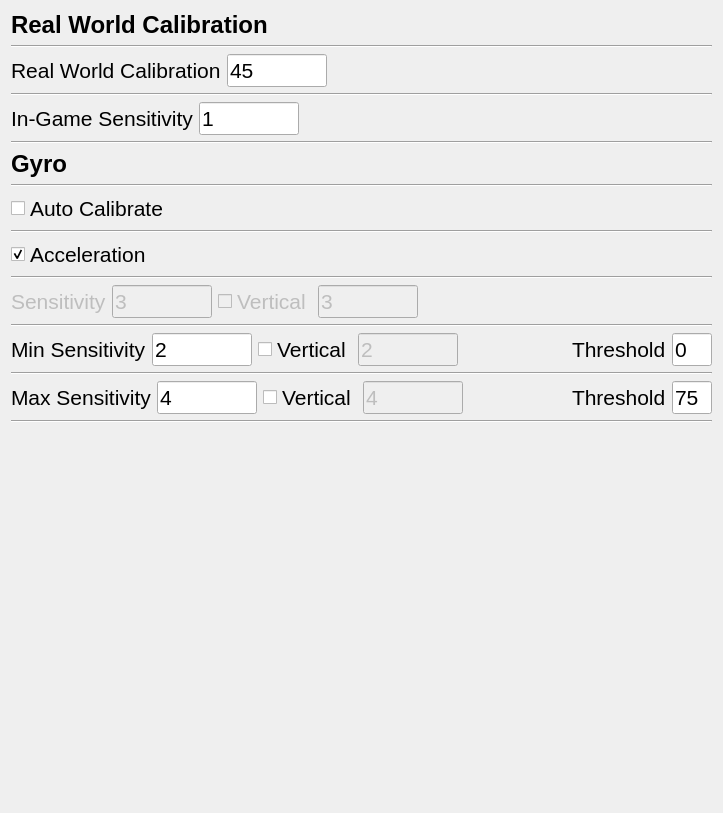
                <widget class="QWidget" name="scrollAreaWidgetContents_6">
                 <property name="geometry">
                  <rect>
                   <x>0</x>
                   <y>0</y>
                   <width>723</width>
                   <height>813</height>
                  </rect>
                 </property>
                 <layout class="QVBoxLayout" name="verticalLayout_17">
                  <item>
                   <widget class="QLabel" name="label_74">
                    <property name="font">
                     <font>
                      <pointsize>18</pointsize>
                      <weight>75</weight>
                      <bold>true</bold>
                     </font>
                    </property>
                    <property name="text">
                     <string>Real World Calibration</string>
                    </property>
                   </widget>
                  </item>
                  <item>
                   <widget class="Line" name="line_53">
                    <property name="orientation">
                     <enum>Qt::Horizontal</enum>
                    </property>
                   </widget>
                  </item>
                  <item>
                   <layout class="QHBoxLayout" name="horizontalLayout_52">
                    <item>
                     <widget class="QLabel" name="label_75">
                      <property name="font">
                       <font>
                        <pointsize>16</pointsize>
                       </font>
                      </property>
                      <property name="toolTip">
                       <string>&lt;html&gt;&lt;head/&gt;&lt;body&gt;&lt;p&gt;&lt;span style=&quot; font-family:'-apple-system,BlinkMacSystemFont,Segoe UI,Helvetica,Arial,sans-serif,Apple Color Emoji,Segoe UI Emoji'; font-size:16px; color:#24292f; background-color:#ffffff;&quot;&gt;Set this to the value you calculate in JSM&lt;/span&gt;&lt;/p&gt;&lt;/body&gt;&lt;/html&gt;</string>
                      </property>
                      <property name="text">
                       <string>Real World Calibration</string>
                      </property>
                     </widget>
                    </item>
                    <item>
                     <widget class="QLineEdit" name="leRWC">
                      <property name="enabled">
                       <bool>true</bool>
                      </property>
                      <property name="maximumSize">
                       <size>
                        <width>100</width>
                        <height>16777215</height>
                       </size>
                      </property>
                      <property name="font">
                       <font>
                        <pointsize>16</pointsize>
                       </font>
                      </property>
                      <property name="toolTip">
                       <string>&lt;html&gt;&lt;head/&gt;&lt;body&gt;&lt;p&gt;&lt;br/&gt;&lt;/p&gt;&lt;/body&gt;&lt;/html&gt;</string>
                      </property>
                      <property name="text">
                       <string>45</string>
                      </property>
                     </widget>
                    </item>
                    <item>
                     <spacer name="horizontalSpacer_51">
                      <property name="orientation">
                       <enum>Qt::Horizontal</enum>
                      </property>
                      <property name="sizeHint" stdset="0">
                       <size>
                        <width>40</width>
                        <height>20</height>
                       </size>
                      </property>
                     </spacer>
                    </item>
                   </layout>
                  </item>
                  <item>
                   <widget class="Line" name="line_57">
                    <property name="orientation">
                     <enum>Qt::Horizontal</enum>
                    </property>
                   </widget>
                  </item>
                  <item>
                   <layout class="QHBoxLayout" name="horizontalLayout_53">
                    <item>
                     <widget class="QLabel" name="label_76">
                      <property name="font">
                       <font>
                        <pointsize>16</pointsize>
                       </font>
                      </property>
                      <property name="toolTip">
                       <string>&lt;html&gt;&lt;head/&gt;&lt;body&gt;&lt;p&gt;&lt;span style=&quot; font-family:'-apple-system,BlinkMacSystemFont,Segoe UI,Helvetica,Arial,sans-serif,Apple Color Emoji,Segoe UI Emoji'; font-size:16px; color:#24292f; background-color:#ffffff;&quot;&gt;Set this to your in-game sensitivity&lt;/span&gt;&lt;/p&gt;&lt;/body&gt;&lt;/html&gt;</string>
                      </property>
                      <property name="text">
                       <string>In-Game Sensitivity</string>
                      </property>
                     </widget>
                    </item>
                    <item>
                     <widget class="QLineEdit" name="leSens">
                      <property name="enabled">
                       <bool>true</bool>
                      </property>
                      <property name="maximumSize">
                       <size>
                        <width>100</width>
                        <height>16777215</height>
                       </size>
                      </property>
                      <property name="font">
                       <font>
                        <pointsize>16</pointsize>
                       </font>
                      </property>
                      <property name="toolTip">
                       <string>&lt;html&gt;&lt;head/&gt;&lt;body&gt;&lt;p&gt;&lt;br/&gt;&lt;/p&gt;&lt;/body&gt;&lt;/html&gt;</string>
                      </property>
                      <property name="text">
                       <string>1</string>
                      </property>
                     </widget>
                    </item>
                    <item>
                     <spacer name="horizontalSpacer_52">
                      <property name="orientation">
                       <enum>Qt::Horizontal</enum>
                      </property>
                      <property name="sizeHint" stdset="0">
                       <size>
                        <width>40</width>
                        <height>20</height>
                       </size>
                      </property>
                     </spacer>
                    </item>
                   </layout>
                  </item>
                  <item>
                   <widget class="Line" name="line_56">
                    <property name="orientation">
                     <enum>Qt::Horizontal</enum>
                    </property>
                   </widget>
                  </item>
                  <item>
                   <widget class="QLabel" name="label_65">
                    <property name="font">
                     <font>
                      <pointsize>18</pointsize>
                      <weight>75</weight>
                      <bold>true</bold>
                     </font>
                    </property>
                    <property name="text">
                     <string>Gyro</string>
                    </property>
                   </widget>
                  </item>
                  <item>
                   <widget class="Line" name="line_45">
                    <property name="orientation">
                     <enum>Qt::Horizontal</enum>
                    </property>
                   </widget>
                  </item>
                  <item>
                   <layout class="QHBoxLayout" name="horizontalLayout_46">
                    <item>
                     <widget class="QCheckBox" name="chAutoCalibrate">
                      <property name="font">
                       <font>
                        <pointsize>16</pointsize>
                       </font>
                      </property>
                      <property name="toolTip">
                       <string>&lt;html&gt;&lt;head/&gt;&lt;body&gt;&lt;p&gt;&lt;span style=&quot; font-family:'-apple-system,BlinkMacSystemFont,Segoe UI,Helvetica,Arial,sans-serif,Apple Color Emoji,Segoe UI Emoji'; font-size:16px; color:#24292f; background-color:#ffffff;&quot;&gt;AUTO_CALIBRATE_GYRO&lt;/span&gt;&lt;/p&gt;&lt;/body&gt;&lt;/html&gt;</string>
                      </property>
                      <property name="text">
                       <string>Auto Calibrate</string>
                      </property>
                     </widget>
                    </item>
                    <item>
                     <spacer name="horizontalSpacer_45">
                      <property name="orientation">
                       <enum>Qt::Horizontal</enum>
                      </property>
                      <property name="sizeHint" stdset="0">
                       <size>
                        <width>40</width>
                        <height>20</height>
                       </size>
                      </property>
                     </spacer>
                    </item>
                   </layout>
                  </item>
                  <item>
                   <widget class="Line" name="line_50">
                    <property name="orientation">
                     <enum>Qt::Horizontal</enum>
                    </property>
                   </widget>
                  </item>
                  <item>
                   <layout class="QHBoxLayout" name="horizontalLayout_47">
                    <item>
                     <widget class="QCheckBox" name="chAccel">
                      <property name="font">
                       <font>
                        <pointsize>16</pointsize>
                       </font>
                      </property>
                      <property name="text">
                       <string>Acceleration</string>
                      </property>
                      <property name="checked">
                       <bool>true</bool>
                      </property>
                     </widget>
                    </item>
                    <item>
                     <spacer name="horizontalSpacer_46">
                      <property name="orientation">
                       <enum>Qt::Horizontal</enum>
                      </property>
                      <property name="sizeHint" stdset="0">
                       <size>
                        <width>40</width>
                        <height>20</height>
                       </size>
                      </property>
                     </spacer>
                    </item>
                   </layout>
                  </item>
                  <item>
                   <widget class="Line" name="line_51">
                    <property name="orientation">
                     <enum>Qt::Horizontal</enum>
                    </property>
                   </widget>
                  </item>
                  <item>
                   <layout class="QHBoxLayout" name="horizontalLayout_48">
                    <item>
                     <widget class="QLabel" name="lGyroSens">
                      <property name="enabled">
                       <bool>false</bool>
                      </property>
                      <property name="font">
                       <font>
                        <pointsize>16</pointsize>
                       </font>
                      </property>
                      <property name="toolTip">
                       <string>&lt;html&gt;&lt;head/&gt;&lt;body&gt;&lt;p&gt;A sensitivity of 3 would mean three 360° turns per a 360° turn of the controller&lt;/p&gt;&lt;/body&gt;&lt;/html&gt;</string>
                      </property>
                      <property name="text">
                       <string>Sensitivity</string>
                      </property>
                     </widget>
                    </item>
                    <item>
                     <widget class="QLineEdit" name="leGyroSens">
                      <property name="enabled">
                       <bool>false</bool>
                      </property>
                      <property name="maximumSize">
                       <size>
                        <width>100</width>
                        <height>16777215</height>
                       </size>
                      </property>
                      <property name="font">
                       <font>
                        <pointsize>16</pointsize>
                       </font>
                      </property>
                      <property name="toolTip">
                       <string>&lt;html&gt;&lt;head/&gt;&lt;body&gt;&lt;p&gt;360° camera turns per 360° controller turn&lt;/p&gt;&lt;/body&gt;&lt;/html&gt;</string>
                      </property>
                      <property name="text">
                       <string>3</string>
                      </property>
                     </widget>
                    </item>
                    <item>
                     <widget class="QCheckBox" name="chVSens">
                      <property name="enabled">
                       <bool>false</bool>
                      </property>
                      <property name="font">
                       <font>
                        <pointsize>16</pointsize>
                       </font>
                      </property>
                      <property name="toolTip">
                       <string>&lt;html&gt;&lt;head/&gt;&lt;body&gt;&lt;p&gt;Vertical sensitivity&lt;/p&gt;&lt;/body&gt;&lt;/html&gt;</string>
                      </property>
                      <property name="text">
                       <string>Vertical</string>
                      </property>
                      <property name="checked">
                       <bool>false</bool>
                      </property>
                     </widget>
                    </item>
                    <item>
                     <widget class="QLineEdit" name="leVSens">
                      <property name="enabled">
                       <bool>false</bool>
                      </property>
                      <property name="maximumSize">
                       <size>
                        <width>100</width>
                        <height>16777215</height>
                       </size>
                      </property>
                      <property name="font">
                       <font>
                        <pointsize>16</pointsize>
                       </font>
                      </property>
                      <property name="toolTip">
                       <string>&lt;html&gt;&lt;head/&gt;&lt;body&gt;&lt;p&gt;360° camera turns per 360° controller turn&lt;/p&gt;&lt;/body&gt;&lt;/html&gt;</string>
                      </property>
                      <property name="text">
                       <string>3</string>
                      </property>
                     </widget>
                    </item>
                    <item>
                     <spacer name="horizontalSpacer_47">
                      <property name="orientation">
                       <enum>Qt::Horizontal</enum>
                      </property>
                      <property name="sizeHint" stdset="0">
                       <size>
                        <width>40</width>
                        <height>20</height>
                       </size>
                      </property>
                     </spacer>
                    </item>
                   </layout>
                  </item>
                  <item>
                   <widget class="Line" name="line_52">
                    <property name="orientation">
                     <enum>Qt::Horizontal</enum>
                    </property>
                   </widget>
                  </item>
                  <item>
                   <layout class="QHBoxLayout" name="horizontalLayout_54">
                    <item>
                     <widget class="QLabel" name="lMinSens">
                      <property name="font">
                       <font>
                        <pointsize>16</pointsize>
                       </font>
                      </property>
                      <property name="toolTip">
                       <string>&lt;html&gt;&lt;head/&gt;&lt;body&gt;&lt;p&gt;A sensitivity of 2 would mean two 360° turns per a 360° turn of the controller&lt;/p&gt;&lt;/body&gt;&lt;/html&gt;</string>
                      </property>
                      <property name="text">
                       <string>Min Sensitivity</string>
                      </property>
                     </widget>
                    </item>
                    <item>
                     <widget class="QLineEdit" name="leMinGyroSens">
                      <property name="enabled">
                       <bool>true</bool>
                      </property>
                      <property name="maximumSize">
                       <size>
                        <width>100</width>
                        <height>16777215</height>
                       </size>
                      </property>
                      <property name="font">
                       <font>
                        <pointsize>16</pointsize>
                       </font>
                      </property>
                      <property name="toolTip">
                       <string>&lt;html&gt;&lt;head/&gt;&lt;body&gt;&lt;p&gt;360° camera turns per 360° controller turn&lt;/p&gt;&lt;/body&gt;&lt;/html&gt;</string>
                      </property>
                      <property name="text">
                       <string>2</string>
                      </property>
                     </widget>
                    </item>
                    <item>
                     <widget class="QCheckBox" name="chMinVSens">
                      <property name="enabled">
                       <bool>true</bool>
                      </property>
                      <property name="font">
                       <font>
                        <pointsize>16</pointsize>
                       </font>
                      </property>
                      <property name="toolTip">
                       <string>&lt;html&gt;&lt;head/&gt;&lt;body&gt;&lt;p&gt;Vertical sensitivity&lt;/p&gt;&lt;/body&gt;&lt;/html&gt;</string>
                      </property>
                      <property name="text">
                       <string>Vertical</string>
                      </property>
                      <property name="checked">
                       <bool>false</bool>
                      </property>
                     </widget>
                    </item>
                    <item>
                     <widget class="QLineEdit" name="leMinVSens">
                      <property name="enabled">
                       <bool>false</bool>
                      </property>
                      <property name="maximumSize">
                       <size>
                        <width>100</width>
                        <height>16777215</height>
                       </size>
                      </property>
                      <property name="font">
                       <font>
                        <pointsize>16</pointsize>
                       </font>
                      </property>
                      <property name="toolTip">
                       <string>&lt;html&gt;&lt;head/&gt;&lt;body&gt;&lt;p&gt;360° camera turns per 360° controller turn&lt;/p&gt;&lt;/body&gt;&lt;/html&gt;</string>
                      </property>
                      <property name="text">
                       <string>2</string>
                      </property>
                     </widget>
                    </item>
                    <item>
                     <spacer name="horizontalSpacer_53">
                      <property name="orientation">
                       <enum>Qt::Horizontal</enum>
                      </property>
                      <property name="sizeHint" stdset="0">
                       <size>
                        <width>40</width>
                        <height>20</height>
                       </size>
                      </property>
                     </spacer>
                    </item>
                    <item>
                     <widget class="QLabel" name="lMinThreshold">
                      <property name="font">
                       <font>
                        <pointsize>16</pointsize>
                       </font>
                      </property>
                      <property name="toolTip">
                       <string>&lt;html&gt;&lt;head/&gt;&lt;body&gt;&lt;p&gt;Speeds below this threshold use min sensitivity, speeds above this threshold are linearly interpolated between min and max sens&lt;/p&gt;&lt;/body&gt;&lt;/html&gt;</string>
                      </property>
                      <property name="text">
                       <string>Threshold</string>
                      </property>
                     </widget>
                    </item>
                    <item>
                     <widget class="QLineEdit" name="leMinThreshold">
                      <property name="enabled">
                       <bool>true</bool>
                      </property>
                      <property name="maximumSize">
                       <size>
                        <width>40</width>
                        <height>16777215</height>
                       </size>
                      </property>
                      <property name="font">
                       <font>
                        <pointsize>16</pointsize>
                       </font>
                      </property>
                      <property name="toolTip">
                       <string>&lt;html&gt;&lt;head/&gt;&lt;body&gt;&lt;p&gt;Degrees per second&lt;/p&gt;&lt;/body&gt;&lt;/html&gt;</string>
                      </property>
                      <property name="text">
                       <string>0</string>
                      </property>
                     </widget>
                    </item>
                   </layout>
                  </item>
                  <item>
                   <widget class="Line" name="line_54">
                    <property name="orientation">
                     <enum>Qt::Horizontal</enum>
                    </property>
                   </widget>
                  </item>
                  <item>
                   <layout class="QHBoxLayout" name="horizontalLayout_57">
                    <item>
                     <widget class="QLabel" name="lMaxSens">
                      <property name="font">
                       <font>
                        <pointsize>16</pointsize>
                       </font>
                      </property>
                      <property name="toolTip">
                       <string>&lt;html&gt;&lt;head/&gt;&lt;body&gt;&lt;p&gt;A sensitivity of 4 would mean four 360° turns per a 360° turn of the controller&lt;/p&gt;&lt;/body&gt;&lt;/html&gt;</string>
                      </property>
                      <property name="text">
                       <string>Max Sensitivity</string>
                      </property>
                     </widget>
                    </item>
                    <item>
                     <widget class="QLineEdit" name="leMaxGyroSens">
                      <property name="enabled">
                       <bool>true</bool>
                      </property>
                      <property name="maximumSize">
                       <size>
                        <width>100</width>
                        <height>16777215</height>
                       </size>
                      </property>
                      <property name="font">
                       <font>
                        <pointsize>16</pointsize>
                       </font>
                      </property>
                      <property name="toolTip">
                       <string>&lt;html&gt;&lt;head/&gt;&lt;body&gt;&lt;p&gt;360° camera turns per 360° controller turn&lt;/p&gt;&lt;/body&gt;&lt;/html&gt;</string>
                      </property>
                      <property name="text">
                       <string>4</string>
                      </property>
                     </widget>
                    </item>
                    <item>
                     <widget class="QCheckBox" name="chMaxVSens">
                      <property name="enabled">
                       <bool>true</bool>
                      </property>
                      <property name="font">
                       <font>
                        <pointsize>16</pointsize>
                       </font>
                      </property>
                      <property name="toolTip">
                       <string>&lt;html&gt;&lt;head/&gt;&lt;body&gt;&lt;p&gt;Vertical sensitivity&lt;/p&gt;&lt;/body&gt;&lt;/html&gt;</string>
                      </property>
                      <property name="text">
                       <string>Vertical</string>
                      </property>
                      <property name="checked">
                       <bool>false</bool>
                      </property>
                     </widget>
                    </item>
                    <item>
                     <widget class="QLineEdit" name="leMaxVSens">
                      <property name="enabled">
                       <bool>false</bool>
                      </property>
                      <property name="maximumSize">
                       <size>
                        <width>100</width>
                        <height>16777215</height>
                       </size>
                      </property>
                      <property name="font">
                       <font>
                        <pointsize>16</pointsize>
                       </font>
                      </property>
                      <property name="toolTip">
                       <string>&lt;html&gt;&lt;head/&gt;&lt;body&gt;&lt;p&gt;360° camera turns per 360° controller turn&lt;/p&gt;&lt;/body&gt;&lt;/html&gt;</string>
                      </property>
                      <property name="text">
                       <string>4</string>
                      </property>
                     </widget>
                    </item>
                    <item>
                     <spacer name="horizontalSpacer_56">
                      <property name="orientation">
                       <enum>Qt::Horizontal</enum>
                      </property>
                      <property name="sizeHint" stdset="0">
                       <size>
                        <width>40</width>
                        <height>20</height>
                       </size>
                      </property>
                     </spacer>
                    </item>
                    <item>
                     <widget class="QLabel" name="lMaxThreshold">
                      <property name="font">
                       <font>
                        <pointsize>16</pointsize>
                       </font>
                      </property>
                      <property name="toolTip">
                       <string>&lt;html&gt;&lt;head/&gt;&lt;body&gt;&lt;p&gt;Speeds above this threshold use max sensitivity, speeds below this threshold are linearly interpolated between min and max sens&lt;/p&gt;&lt;/body&gt;&lt;/html&gt;</string>
                      </property>
                      <property name="text">
                       <string>Threshold</string>
                      </property>
                     </widget>
                    </item>
                    <item>
                     <widget class="QLineEdit" name="leMaxThreshold">
                      <property name="enabled">
                       <bool>true</bool>
                      </property>
                      <property name="maximumSize">
                       <size>
                        <width>40</width>
                        <height>16777215</height>
                       </size>
                      </property>
                      <property name="font">
                       <font>
                        <pointsize>16</pointsize>
                       </font>
                      </property>
                      <property name="toolTip">
                       <string>&lt;html&gt;&lt;head/&gt;&lt;body&gt;&lt;p&gt;Degrees per seconds&lt;/p&gt;&lt;/body&gt;&lt;/html&gt;</string>
                      </property>
                      <property name="text">
                       <string>75</string>
                      </property>
                     </widget>
                    </item>
                   </layout>
                  </item>
                  <item>
                   <widget class="Line" name="line_55">
                    <property name="orientation">
                     <enum>Qt::Horizontal</enum>
                    </property>
                   </widget>
                  </item>
                  <item>
                   <spacer name="verticalSpacer_10">
                    <property name="orientation">
                     <enum>Qt::Vertical</enum>
                    </property>
                    <property name="sizeHint" stdset="0">
                     <size>
                      <width>20</width>
                      <height>127</height>
                     </size>
                    </property>
                   </spacer>
                  </item>
                 </layout>
                </widget>
